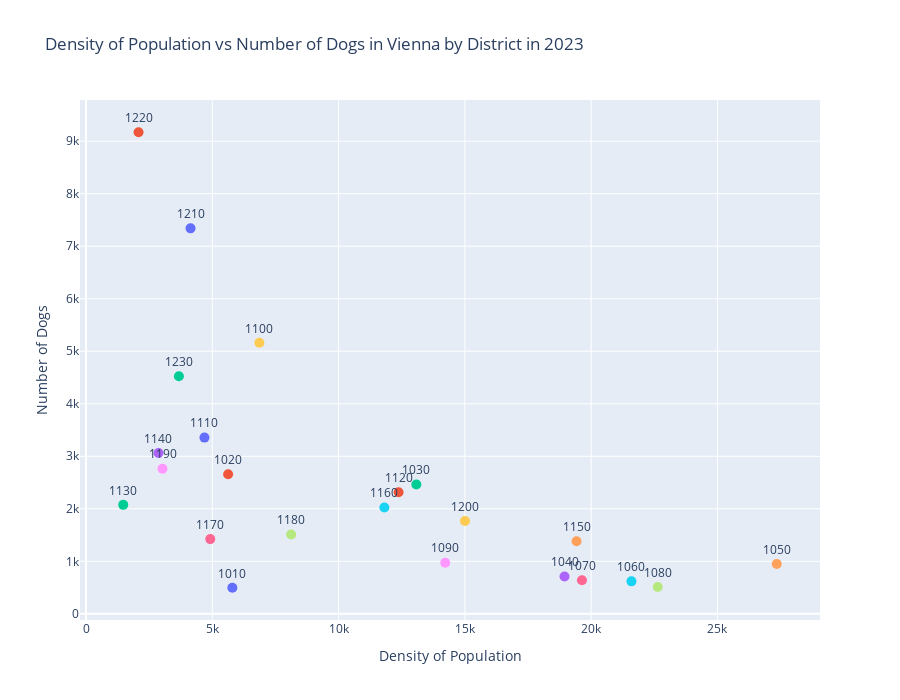

The notebook cell saved with this chart:
### Markdown cell above
To find out if there is a correlation between the number of dogs and the population density we can plot the number of dogs in each district and the population density for those districts against each other

### Code cell
#Show the number of dogs vs the population density for the most recent year (2023)
#Only data from 2023
df_h4_dogs_pop_2023 = df_h4_dogs_pop_dist[df_h4_dogs_pop_dist['REF_YEAR']==2023]

#Only show data for most recent year to make it clearer
fig = px.scatter(df_h4_dogs_pop_dist[df_h4_dogs_pop_dist['REF_YEAR']==2023], 
                y='DOG_VALUE', x='POP_DENSITY',
                hover_data='Postal_CODE',
                 color='Postal_CODE',
                 text='Postal_CODE',
                 width=900, height=700,
                 labels={
                     "DOG_VALUE": "Number of Dogs",
                     "POP_DENSITY": "Density of Population",
                     "Postal_CODE": "Postal Code"
                 },
              title='Density of Population vs Number of Dogs in Vienna by District in 2023')
fig.update_traces(marker=dict(size=10), showlegend=False)
fig.update_traces(textposition='top center')
#fig.update_traces(textposition=label_pos)
fig.show()

### Figure 1 — Plotly figure (JSON) as saved in the notebook; plotly's stock layout.template omitted (floating-point values rounded to 4 significant figures)
{"data": [{"customdata": [["1010"]], "hovertemplate": "Postal Code=%{customdata[0]}<br>Density of Population=%{x}<br>Number of Dogs=%{y}<extra></extra>", "legendgroup": "1010", "marker": {"color": "#636efa", "size": 10, "symbol": "circle"}, "mode": "markers+text", "name": "1010", "orientation": "v", "showlegend": false, "text": ["1010"], "textposition": "top center", "type": "scatter", "x": [5793.0], "xaxis": "x", "y": [497], "yaxis": "y"}, {"customdata": [["1020"]], "hovertemplate": "Postal Code=%{customdata[0]}<br>Density of Population=%{x}<br>Number of Dogs=%{y}<extra></extra>", "legendgroup": "1020", "marker": {"color": "#EF553B", "size": 10, "symbol": "circle"}, "mode": "markers+text", "name": "1020", "orientation": "v", "showlegend": false, "text": ["1020"], "textposition": "top center", "type": "scatter", "x": [5627.0], "xaxis": "x", "y": [2659], "yaxis": "y"}, {"customdata": [["1030"]], "hovertemplate": "Postal Code=%{customdata[0]}<br>Density of Population=%{x}<br>Number of Dogs=%{y}<extra></extra>", "legendgroup": "1030", "marker": {"color": "#00cc96", "size": 10, "symbol": "circle"}, "mode": "markers+text", "name": "1030", "orientation": "v", "showlegend": false, "text": ["1030"], "textposition": "top center", "type": "scatter", "x": [13080.0], "xaxis": "x", "y": [2463], "yaxis": "y"}, {"customdata": [["1040"]], "hovertemplate": "Postal Code=%{customdata[0]}<br>Density of Population=%{x}<br>Number of Dogs=%{y}<extra></extra>", "legendgroup": "1040", "marker": {"color": "#ab63fa", "size": 10, "symbol": "circle"}, "mode": "markers+text", "name": "1040", "orientation": "v", "showlegend": false, "text": ["1040"], "textposition": "top center", "type": "scatter", "x": [18950.0], "xaxis": "x", "y": [711], "yaxis": "y"}, {"customdata": [["1050"]], "hovertemplate": "Postal Code=%{customdata[0]}<br>Density of Population=%{x}<br>Number of Dogs=%{y}<extra></extra>", "legendgroup": "1050", "marker": {"color": "#FFA15A", "size": 10, "symbol": "circle"}, "mode": "markers+text", "name": "1050", "orientation": "v", "showlegend": false, "text": ["1050"], "textposition": "top center", "type": "scatter", "x": [27350.0], "xaxis": "x", "y": [948], "yaxis": "y"}, {"customdata": [["1060"]], "hovertemplate": "Postal Code=%{customdata[0]}<br>Density of Population=%{x}<br>Number of Dogs=%{y}<extra></extra>", "legendgroup": "1060", "marker": {"color": "#19d3f3", "size": 10, "symbol": "circle"}, "mode": "markers+text", "name": "1060", "orientation": "v", "showlegend": false, "text": ["1060"], "textposition": "top center", "type": "scatter", "x": [21600.0], "xaxis": "x", "y": [619], "yaxis": "y"}, {"customdata": [["1070"]], "hovertemplate": "Postal Code=%{customdata[0]}<br>Density of Population=%{x}<br>Number of Dogs=%{y}<extra></extra>", "legendgroup": "1070", "marker": {"color": "#FF6692", "size": 10, "symbol": "circle"}, "mode": "markers+text", "name": "1070", "orientation": "v", "showlegend": false, "text": ["1070"], "textposition": "top center", "type": "scatter", "x": [19640.0], "xaxis": "x", "y": [641], "yaxis": "y"}, {"customdata": [["1080"]], "hovertemplate": "Postal Code=%{customdata[0]}<br>Density of Population=%{x}<br>Number of Dogs=%{y}<extra></extra>", "legendgroup": "1080", "marker": {"color": "#B6E880", "size": 10, "symbol": "circle"}, "mode": "markers+text", "name": "1080", "orientation": "v", "showlegend": false, "text": ["1080"], "textposition": "top center", "type": "scatter", "x": [22640.0], "xaxis": "x", "y": [512], "yaxis": "y"}, {"customdata": [["1090"]], "hovertemplate": "Postal Code=%{customdata[0]}<br>Density of Population=%{x}<br>Number of Dogs=%{y}<extra></extra>", "legendgroup": "1090", "marker": {"color": "#FF97FF", "size": 10, "symbol": "circle"}, "mode": "markers+text", "name": "1090", "orientation": "v", "showlegend": false, "text": ["1090"], "textposition": "top center", "type": "scatter", "x": [14220.0], "xaxis": "x", "y": [974], "yaxis": "y"}, {"customdata": [["1100"]], "hovertemplate": "Postal Code=%{customdata[0]}<br>Density of Population=%{x}<br>Number of Dogs=%{y}<extra></extra>", "legendgroup": "1100", "marker": {"color": "#FECB52", "size": 10, "symbol": "circle"}, "mode": "markers+text", "name": "1100", "orientation": "v", "showlegend": false, "text": ["1100"], "textposition": "top center", "type": "scatter", "x": [6862.0], "xaxis": "x", "y": [5162], "yaxis": "y"}, {"customdata": [["1110"]], "hovertemplate": "Postal Code=%{customdata[0]}<br>Density of Population=%{x}<br>Number of Dogs=%{y}<extra></extra>", "legendgroup": "1110", "marker": {"color": "#636efa", "size": 10, "symbol": "circle"}, "mode": "markers+text", "name": "1110", "orientation": "v", "showlegend": false, "text": ["1110"], "textposition": "top center", "type": "scatter", "x": [4689.0], "xaxis": "x", "y": [3356], "yaxis": "y"}, {"customdata": [["1120"]], "hovertemplate": "Postal Code=%{customdata[0]}<br>Density of Population=%{x}<br>Number of Dogs=%{y}<extra></extra>", "legendgroup": "1120", "marker": {"color": "#EF553B", "size": 10, "symbol": "circle"}, "mode": "markers+text", "name": "1120", "orientation": "v", "showlegend": false, "text": ["1120"], "textposition": "top center", "type": "scatter", "x": [12380.0], "xaxis": "x", "y": [2316], "yaxis": "y"}, {"customdata": [["1130"]], "hovertemplate": "Postal Code=%{customdata[0]}<br>Density of Population=%{x}<br>Number of Dogs=%{y}<extra></extra>", "legendgroup": "1130", "marker": {"color": "#00cc96", "size": 10, "symbol": "circle"}, "mode": "markers+text", "name": "1130", "orientation": "v", "showlegend": false, "text": ["1130"], "textposition": "top center", "type": "scatter", "x": [1473.0], "xaxis": "x", "y": [2075], "yaxis": "y"}, {"customdata": [["1140"]], "hovertemplate": "Postal Code=%{customdata[0]}<br>Density of Population=%{x}<br>Number of Dogs=%{y}<extra></extra>", "legendgroup": "1140", "marker": {"color": "#ab63fa", "size": 10, "symbol": "circle"}, "mode": "markers+text", "name": "1140", "orientation": "v", "showlegend": false, "text": ["1140"], "textposition": "top center", "type": "scatter", "x": [2868.0], "xaxis": "x", "y": [3062], "yaxis": "y"}, {"customdata": [["1150"]], "hovertemplate": "Postal Code=%{customdata[0]}<br>Density of Population=%{x}<br>Number of Dogs=%{y}<extra></extra>", "legendgroup": "1150", "marker": {"color": "#FFA15A", "size": 10, "symbol": "circle"}, "mode": "markers+text", "name": "1150", "orientation": "v", "showlegend": false, "text": ["1150"], "textposition": "top center", "type": "scatter", "x": [19420.0], "xaxis": "x", "y": [1383], "yaxis": "y"}, {"customdata": [["1160"]], "hovertemplate": "Postal Code=%{customdata[0]}<br>Density of Population=%{x}<br>Number of Dogs=%{y}<extra></extra>", "legendgroup": "1160", "marker": {"color": "#19d3f3", "size": 10, "symbol": "circle"}, "mode": "markers+text", "name": "1160", "orientation": "v", "showlegend": false, "text": ["1160"], "textposition": "top center", "type": "scatter", "x": [11810.0], "xaxis": "x", "y": [2024], "yaxis": "y"}, {"customdata": [["1170"]], "hovertemplate": "Postal Code=%{customdata[0]}<br>Density of Population=%{x}<br>Number of Dogs=%{y}<extra></extra>", "legendgroup": "1170", "marker": {"color": "#FF6692", "size": 10, "symbol": "circle"}, "mode": "markers+text", "name": "1170", "orientation": "v", "showlegend": false, "text": ["1170"], "textposition": "top center", "type": "scatter", "x": [4919.0], "xaxis": "x", "y": [1423], "yaxis": "y"}, {"customdata": [["1180"]], "hovertemplate": "Postal Code=%{customdata[0]}<br>Density of Population=%{x}<br>Number of Dogs=%{y}<extra></extra>", "legendgroup": "1180", "marker": {"color": "#B6E880", "size": 10, "symbol": "circle"}, "mode": "markers+text", "name": "1180", "orientation": "v", "showlegend": false, "text": ["1180"], "textposition": "top center", "type": "scatter", "x": [8123.0], "xaxis": "x", "y": [1511], "yaxis": "y"}, {"customdata": [["1190"]], "hovertemplate": "Postal Code=%{customdata[0]}<br>Density of Population=%{x}<br>Number of Dogs=%{y}<extra></extra>", "legendgroup": "1190", "marker": {"color": "#FF97FF", "size": 10, "symbol": "circle"}, "mode": "markers+text", "name": "1190", "orientation": "v", "showlegend": false, "text": ["1190"], "textposition": "top center", "type": "scatter", "x": [3027.0], "xaxis": "x", "y": [2763], "yaxis": "y"}, {"customdata": [["1200"]], "hovertemplate": "Postal Code=%{customdata[0]}<br>Density of Population=%{x}<br>Number of Dogs=%{y}<extra></extra>", "legendgroup": "1200", "marker": {"color": "#FECB52", "size": 10, "symbol": "circle"}, "mode": "markers+text", "name": "1200", "orientation": "v", "showlegend": false, "text": ["1200"], "textposition": "top center", "type": "scatter", "x": [15010.0], "xaxis": "x", "y": [1767], "yaxis": "y"}, {"customdata": [["1210"]], "hovertemplate": "Postal Code=%{customdata[0]}<br>Density of Population=%{x}<br>Number of Dogs=%{y}<extra></extra>", "legendgroup": "1210", "marker": {"color": "#636efa", "size": 10, "symbol": "circle"}, "mode": "markers+text", "name": "1210", "orientation": "v", "showlegend": false, "text": ["1210"], "textposition": "top center", "type": "scatter", "x": [4138.0], "xaxis": "x", "y": [7340], "yaxis": "y"}, {"customdata": [["1220"]], "hovertemplate": "Postal Code=%{customdata[0]}<br>Density of Population=%{x}<br>Number of Dogs=%{y}<extra></extra>", "legendgroup": "1220", "marker": {"color": "#EF553B", "size": 10, "symbol": "circle"}, "mode": "markers+text", "name": "1220", "orientation": "v", "showlegend": false, "text": ["1220"], "textposition": "top center", "type": "scatter", "x": [2079.0], "xaxis": "x", "y": [9170], "yaxis": "y"}, {"customdata": [["1230"]], "hovertemplate": "Postal Code=%{customdata[0]}<br>Density of Population=%{x}<br>Number of Dogs=%{y}<extra></extra>", "legendgroup": "1230", "marker": {"color": "#00cc96", "size": 10, "symbol": "circle"}, "mode": "markers+text", "name": "1230", "orientation": "v", "showlegend": false, "text": ["1230"], "textposition": "top center", "type": "scatter", "x": [3677.0], "xaxis": "x", "y": [4525], "yaxis": "y"}], "layout": {"height": 700, "legend": {"title": {"text": "Postal Code"}, "tracegroupgap": 0}, "title": {"text": "Density of Population vs Number of Dogs in Vienna by District in 2023"}, "width": 900, "xaxis": {"anchor": "y", "domain": [0, 1], "title": {"text": "Density of Population"}}, "yaxis": {"anchor": "x", "domain": [0, 1], "title": {"text": "Number of Dogs"}}}}
